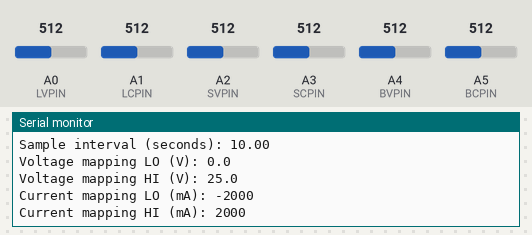
The sketch below on a simulated Arduino Uno, built with avr-gcc and run on an emulated ATmega328P. Shown: the last lines printed to the serial monitor. The inputs (shaded band) are chosen by the test bench; at power-on: A0 (LVPIN) = 512, A1 (LCPIN) = 512, A2 (SVPIN) = 512, A3 (SCPIN) = 512, A4 (BVPIN) = 512, A5 (BCPIN) = 512.

Above: at 1.3 s.
1.4 s: A0 (LVPIN) set to 306
At 11.1 s:
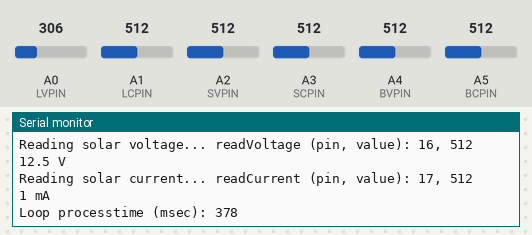
16.3 s: A1 (LCPIN) set to 533
At 20.07 s:
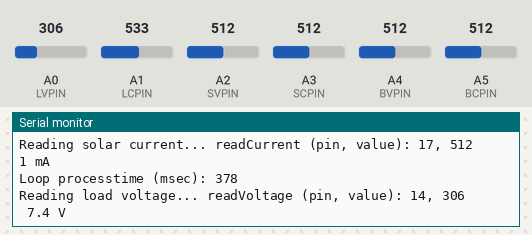
31.2 s: A2 (SVPIN) set to 716
At 40.21 s:
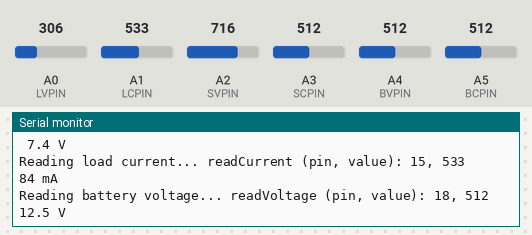
46.1 s: A3 (SCPIN) set to 716
At 50.14 s:
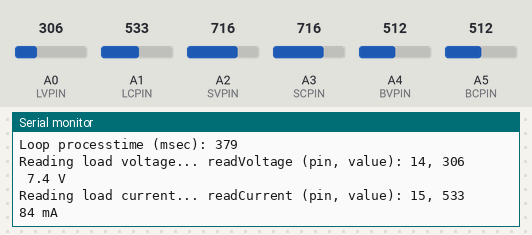
61.0 s: A4 (BVPIN) set to 716
At 70.07 s:
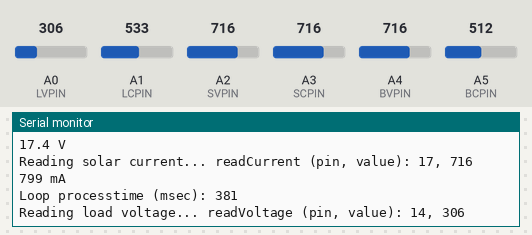
Timing chart, 0 to 71.6 s (numbered marks = the images above; inputs shaded):
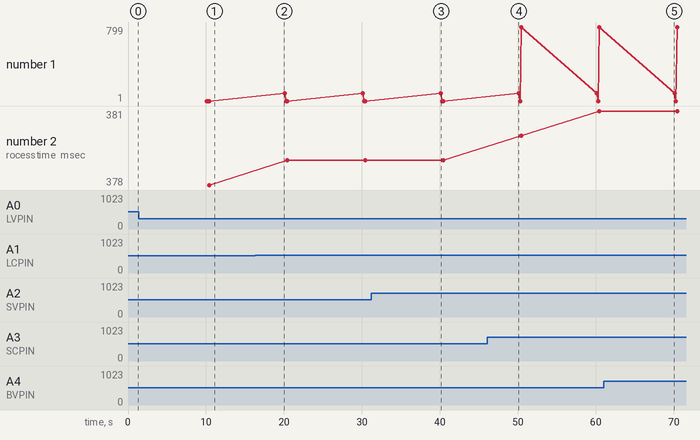

The sketch:

SolarMonitor.ino
```cpp
/*
 *  SolarMonitor.h
 *
 *  Monitoring solution for solar system
 *
 */

#define LVPIN A0                              // load voltage pin
#define LCPIN A1                              // load current pin
#define SVPIN A2                              // solar voltage pin
#define SCPIN A3                              // solar current pin
#define BVPIN A4                              // battery voltage pin
#define BCPIN A5                              // battery current pin

#define VOLTAGELO     0                       // voltage for analogRead = 0     (in .1 V, 10 = 1V)
#define VOLTAGEHI   250                       // voltage for analogRead = 1023  (in .1 V)
#define CURRENTLO -2000                       // current for analogRead = 0     (in mA)
#define CURRENTHI  2000                       // current for analogRead = 1023  (in mA)

#define READINTERVAL 10000                    // read interval in milliseconds

#define DEBUG 1                               // comment to turn off debugging

int loadVoltage, loadCurrent;                 // variables for sensor-values
int solarVoltage, solarCurrent;               //
int batteryVoltage, batteryCurrent;           //

unsigned long currentMillis, previousMillis;  // variables for time management

/*******************************************************************************
 *  formatValue
 *
 *  format value as string (dest), depending on unit
 *
 */

void formatValue(char *dest, int value, char unit) {
  char valueStr[5];

  switch (unit) {
    case 'A':   // ampere, input is in mA
      sprintf(dest, "%d mA", value);
      break;
    case 'V':   // volt, input is in .1 V
      dtostrf(.1 * value, 4, 1, valueStr);
      sprintf(dest, "%s V", valueStr);
      break;
    default:
      sprintf(dest, "???");
      break;
  }
}

/*******************************************************************************
 *  readVoltage, readCurrent
 *
 *  read voltage/current from pin
 */

int readVoltage(int pin){
  int value;

  value = analogRead(pin);

#ifdef DEBUG
  Serial.print("readVoltage (pin, value): ");
  Serial.print(pin);
  Serial.print(", ");
  Serial.println(value);
#endif

  return map(value, 0, 1023, VOLTAGELO, VOLTAGEHI);
}

int readCurrent(int pin){
  int value;

  value = analogRead(pin);

#ifdef DEBUG
  Serial.print("readCurrent (pin, value): ");
  Serial.print(pin);
  Serial.print(", ");
  Serial.println(value);
#endif

  return map(value, 0, 1023, CURRENTLO, CURRENTHI);
}

/*******************************************************************************
 *  readValues
 *
 *  read values from sensor pins
 */

void readValues() {
  char tmp[16];

  Serial.print("Reading load voltage... ");
  loadVoltage = readVoltage(LVPIN);
  formatValue(tmp, loadVoltage, 'V');
  Serial.println(tmp);

  Serial.print("Reading load current... ");
  loadCurrent = readCurrent(LCPIN);
  formatValue(tmp, loadCurrent, 'A');
  Serial.println(tmp);

  Serial.print("Reading battery voltage... ");
  batteryVoltage = readVoltage(BVPIN);
  formatValue(tmp, batteryVoltage, 'V');
  Serial.println(tmp);

  Serial.print("Reading battery current... ");
  batteryCurrent = readCurrent(BCPIN);
  formatValue(tmp, batteryCurrent, 'A');
  Serial.println(tmp);

  Serial.print("Reading solar voltage... ");
  solarVoltage = readVoltage(SVPIN);
  formatValue(tmp, solarVoltage, 'V');
  Serial.println(tmp);

  Serial.print("Reading solar current... ");
  solarCurrent = readCurrent(SCPIN);
  formatValue(tmp, solarCurrent, 'A');
  Serial.println(tmp);
}

/*******************************************************************************
 *  setup
 */

void setup() {

  // Initialize measurements

  loadVoltage = 0;
  loadCurrent = 0;
  solarVoltage = 0;
  solarCurrent = 0;
  batteryVoltage = 0;
  batteryCurrent = 0;

  // Initialize time

  previousMillis = 0;

  // Initialize serial communication

  Serial.begin(9600);
  Serial.println("*** SolarMonitor started ***");

#ifdef DEBUG
  Serial.print("Sample interval (seconds): ");
  Serial.println(.001 * READINTERVAL);
  Serial.print("Voltage mapping LO (V): ");
  Serial.println(.1 * VOLTAGELO, 1);
  Serial.print("Voltage mapping HI (V): ");
  Serial.println(.1 * VOLTAGEHI, 1);
  Serial.print("Current mapping LO (mA): ");
  Serial.println(CURRENTLO);
  Serial.print("Current mapping HI (mA): ");
  Serial.println(CURRENTHI);
#endif

  // Initialize WIFI
  // @TODO

  // Initialize MQTT
  // @TODO

}

void loop() {
  currentMillis = millis();
  if (currentMillis > previousMillis + READINTERVAL || currentMillis < previousMillis) {    // is it time to process?
    previousMillis = currentMillis;
    readValues();

    #ifdef DEBUG
      Serial.print("Loop processtime (msec): ");
      Serial.println(millis() - currentMillis);
    #endif
  }
}
```

Measured:
- the behaviour switches between 514 and 515 on A1 (LCPIN) (found by bisection; images 1 and 2)
- after the input at 1.4 s, the serial monitor: prints a new line after 8.6 s (image 1)
- plotted number 1: 1 → 799 after the input at 46.1 s
- plotted number 2: 378 → 379 after the input at 16.3 s, 379 → 381 after the input at 46.1 s
